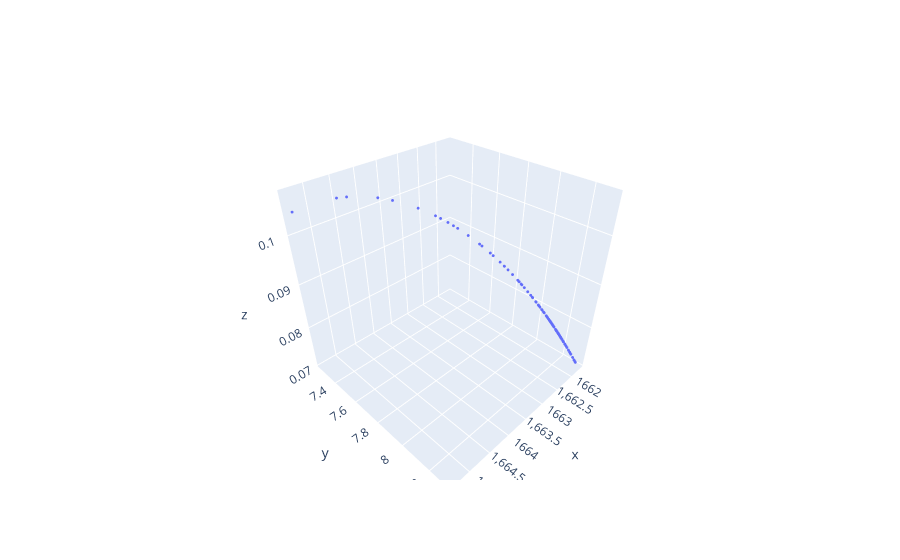

Notebook cell for this chart:
### Markdown cell above
Create the object and run the initialization step

### Code cell
int_nums_plus = MOEA_D_NUMS_PLUS(problem=problem, interact=True, n_gen_per_iter=100, roi_size=0.3, num_solutions_display=5)


int_nums_plus.start()

print("Ideal point", int_nums_plus._global_ideal_point)
print("Nadir point", int_nums_plus._global_nadir_point)

front = np.copy(int_nums_plus.population.objectives)
fig = plot_results_scatter(int_nums_plus.population.objectives)
fig
